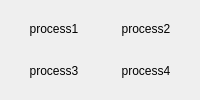
      <widget class="QWidget" name="processViwe">
       <attribute name="title">
        <string>Process Viwe</string>
       </attribute>
       <layout class="QGridLayout" name="gridLayout_6">
        <item row="0" column="0">
         <layout class="QGridLayout" name="gridLayout_5">
          <item row="0" column="0">
           <widget class="QLabel" name="processViwe_1">
            <property name="text">
             <string>process1</string>
            </property>
            <property name="alignment">
             <set>Qt::AlignCenter</set>
            </property>
           </widget>
          </item>
          <item row="0" column="1">
           <widget class="QLabel" name="processViwe_2">
            <property name="text">
             <string>process2</string>
            </property>
            <property name="alignment">
             <set>Qt::AlignCenter</set>
            </property>
           </widget>
          </item>
          <item row="1" column="1">
           <widget class="QLabel" name="processViwe_4">
            <property name="text">
             <string>process4</string>
            </property>
            <property name="alignment">
             <set>Qt::AlignCenter</set>
            </property>
           </widget>
          </item>
          <item row="1" column="0">
           <widget class="QLabel" name="processViwe_3">
            <property name="text">
             <string>process3</string>
            </property>
            <property name="alignment">
             <set>Qt::AlignCenter</set>
            </property>
           </widget>
          </item>
         </layout>
        </item>
       </layout>
      </widget>
